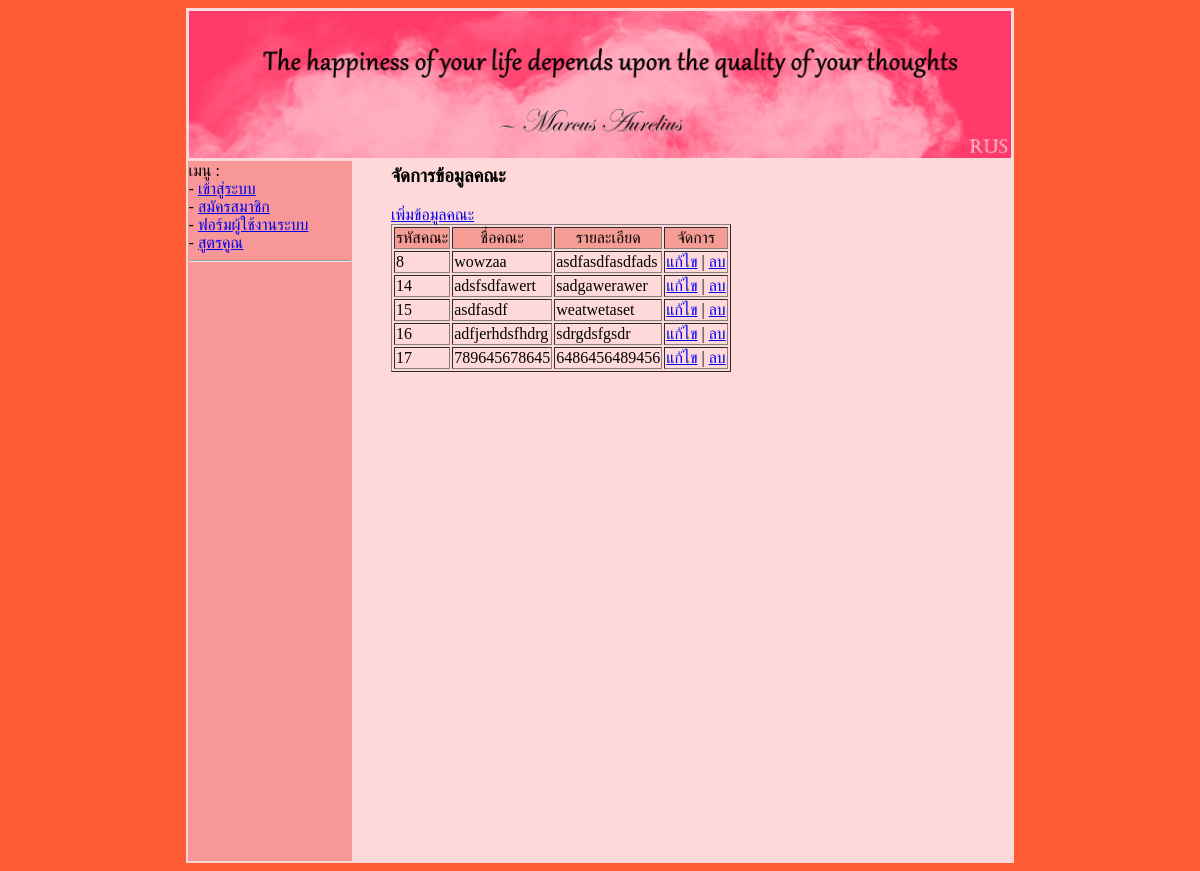
/faculty_show.php, run on an earlier commit of the app's database.
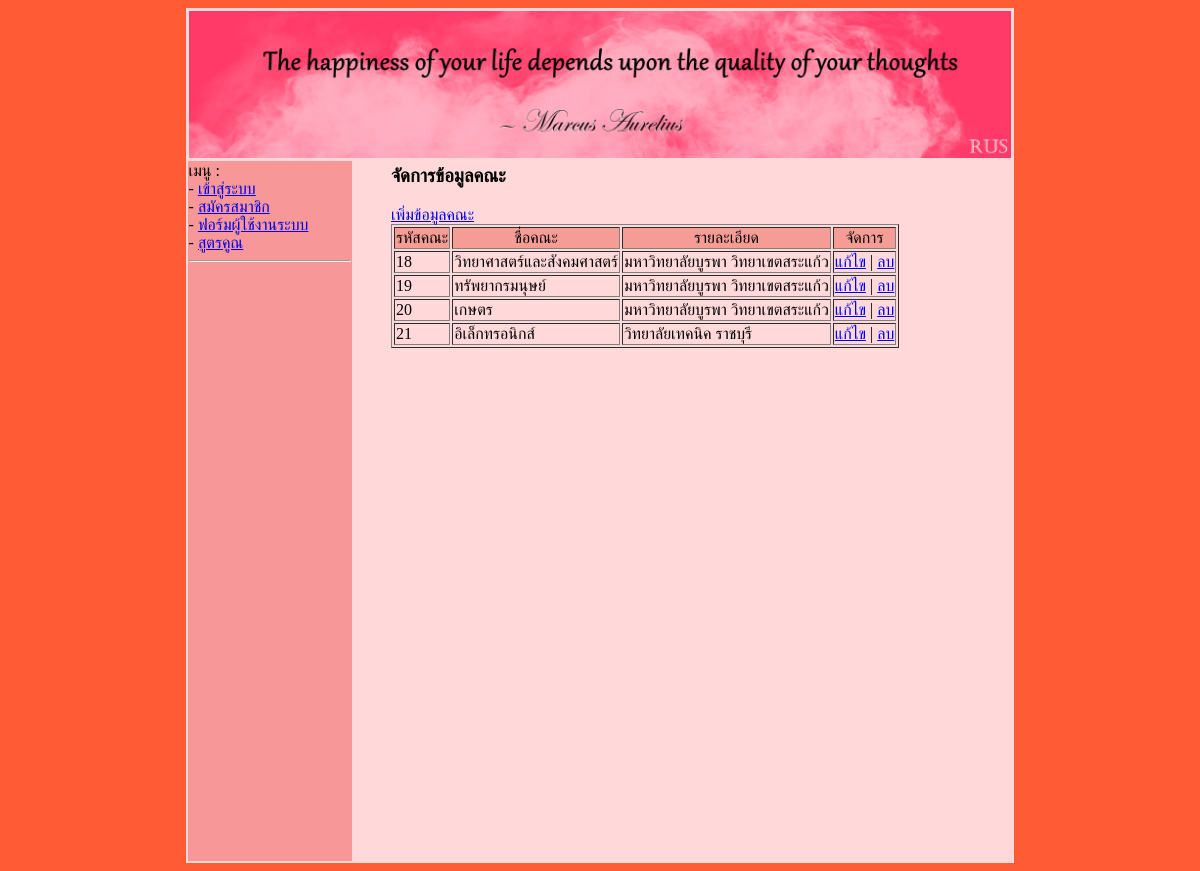
And on a later commit of the database.
### tables this page shows
CREATE TABLE `faculty` (
  `fac_id` int(11) NOT NULL,
  `fac_name` varchar(100) NOT NULL,
  `fac_detail` text NOT NULL
);

### faculty_show.php (the view, shortened to what this page needs)
<?php
    include("./header.php");
    include("./menu.php");
    include("./sqliConnect.php");
?>
<table align="center" width="90%">
    <tr>
        <td>
                <h3>จัดการข้อมูลคณะ</h3>
                <a href="faculty_add.php">เพิ่มข้อมูลคณะ</a>
        <table border="1px" >
            <tr>
                <td align="center" bgcolor="#f59c95">รหัสคณะ</td>
                <td align="center" bgcolor="#f59c95">ชื่อคณะ</td>
                <td align="center" bgcolor="#f59c95">รายละเอียด</td>
                <td align="center" bgcolor="#f59c95">จัดการ</td>
            </tr>
            <?php
                $sql = "select * from faculty";
                $result = $mysqli->query($sql);
                if ($result->num_rows){
                    while($row = $result->fetch_assoc()){
                        $fac_id = $row['fac_id'];
                        $fac_name = $row['fac_name'];
                        $fac_detail = $row['fac_detail'];
                        echo "
                        <tr>
                            <td>$fac_id</td>
                            <td>$fac_name</td>
                            <td>$fac_detail</td>
                            <td>
                                <a href=\"faculty_edit.php?fac_id=$fac_id\">แก้ไข</a>
                                |
                                <a href=\"faculty_delete.php?fac_id=$fac_id\">ลบ</a>
                            </td>
                        </tr>
                        ";
                    }
                }
                else {
                    echo "no results";
                }
            ?>
        </table>
        </td>
    </tr>
</table>
<?php
    include("./footer.php");
?>

What changed in the data, as far as the page shows it:
removed faculty: fac_id "8", fac_name "wowzaa", fac_detail "asdfasdfasdfads"
removed faculty: fac_id "14", fac_name "adsfsdfawert", fac_detail "sadgawerawer"
removed faculty: fac_id "15", fac_name "asdfasdf", fac_detail "weatwetaset"
removed faculty: fac_id "16", fac_name "adfjerhdsfhdrg", fac_detail "sdrgdsfgsdr"
removed faculty: fac_id "17", fac_name "789645678645", fac_detail "6486456489456"
added faculty: fac_id "18", fac_name "วิทยาศาสตร์และสังคมศาสตร์", fac_detail "มหาวิทยาลัยบูรพา วิทยาเขตสระแก้ว"
added faculty: fac_id "19", fac_name "ทรัพยากรมนุษย์", fac_detail "มหาวิทยาลัยบูรพา วิทยาเขตสระแก้ว"
added faculty: fac_id "20", fac_name "เกษตร", fac_detail "มหาวิทยาลัยบูรพา วิทยาเขตสระแก้ว"
added faculty: fac_id "21", fac_name "อิเล็กทรอนิกส์", fac_detail "วิทยาลัยเทคนิค ราชบุรี"
